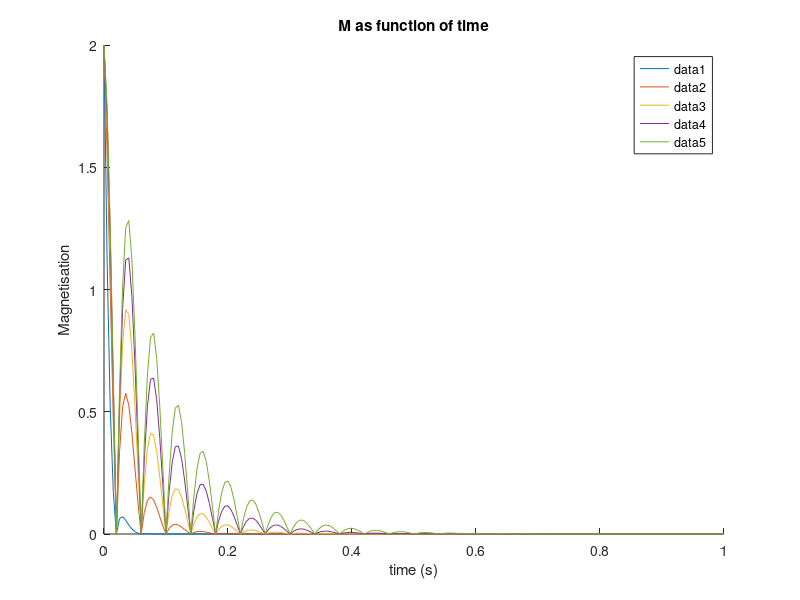
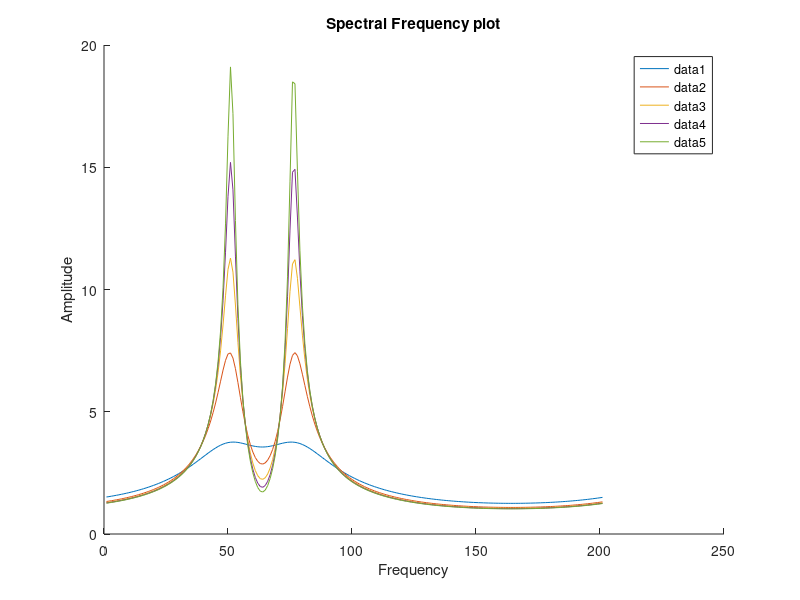

Write the MATLAB code that produced these figures, in order.
t = 0:0.005:1; %ms
w0 = 125*2*pi;
w0_2 = 150*2*pi;

figure
hold on

figure
hold on


for i = 10:20:100
    T2 = i/1000; %s

    M = exp(-1i*w0.*t).*exp(-t/T2) + exp(-1i*w0_2.*t).*exp(-t/T2);
    F = fft(M);

    figure(1)
    plot(t,abs(M))

    figure(2)
    plot(abs(F))
end

figure(1)
title('M as function of time')
xlabel('time (s)')
ylabel('Magnetisation')
legend()

figure(2)
title('Spectral Frequency plot')
xlabel('Frequency')
ylabel('Amplitude')
legend()